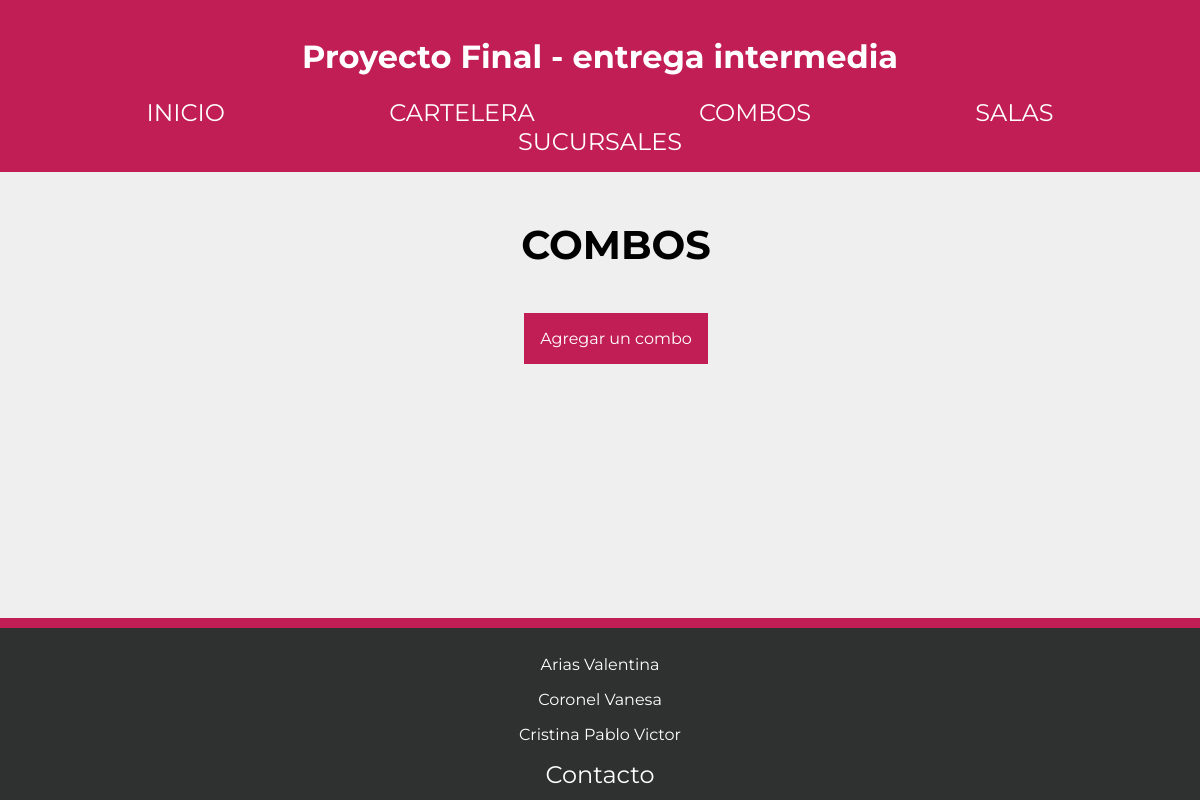
Page /combos on the earlier database version.
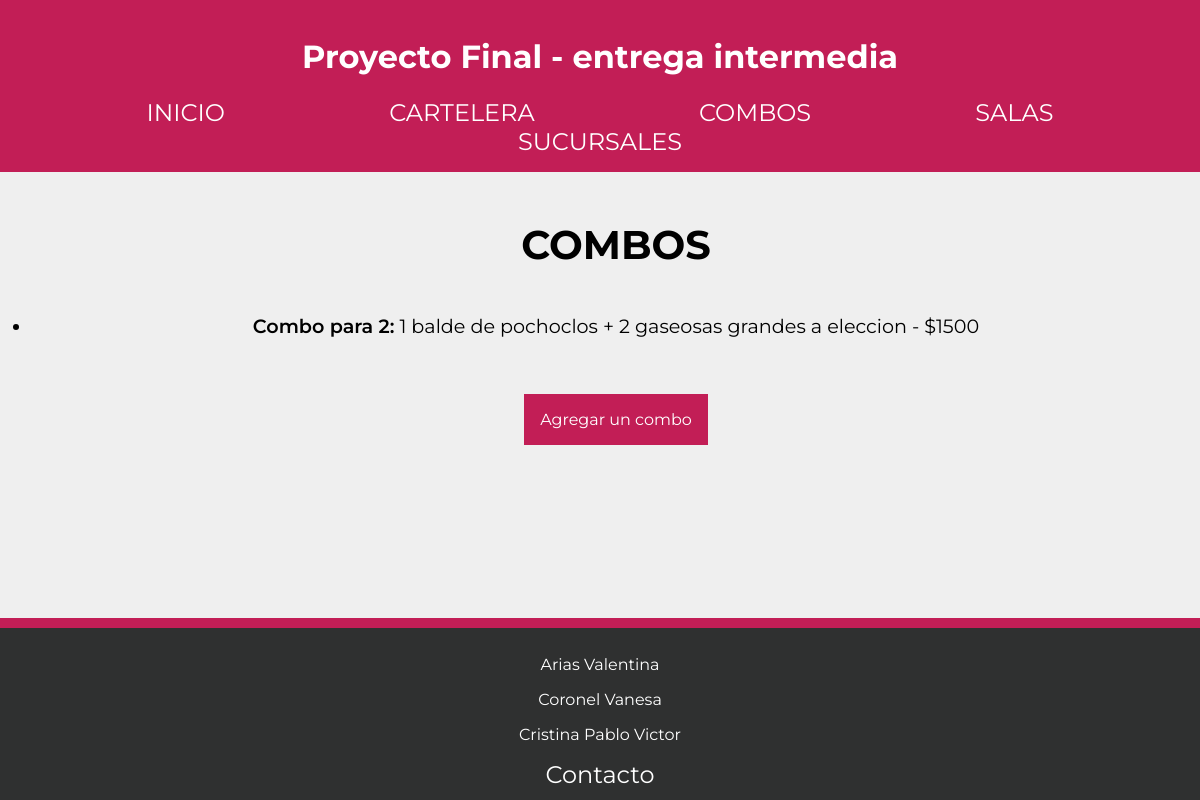
Same page on the later database version.
### AppProyectoFinal/models.py (models this page shows)
class Producto(models.Model):
    nombre = models.CharField(max_length=50)
    descripcion = models.CharField(max_length=200)
    precio = models.IntegerField()

### AppProyectoFinal/views.py (the view)
# urls.py: path('combos', mostrarCombos, name="combos"),
def mostrarCombos(request):
    lista = Producto.objects.all()
    return render(request, "combos.html", {"lista_combos": lista})

### AppProyectoFinal/templates/combos.html
{% extends 'padre.html' %}
{% load static %}
{% block contenidoQueCambia %}
    <h2 class="titulos">COMBOS</h2>
    <ul>
        {% for combo in lista_combos %}
            <li><span class="bold">{{combo.nombre}}:</span>  {{combo.descripcion}} - ${{combo.precio}}</li>
        {% endfor %}
    </ul>
    <a href="{% url 'agregar_combo' %}" class="linkAgregar">Agregar un combo</a>
{% endblock %}

### AppProyectoFinal/templates/padre.html (shortened to what this page needs)
<!DOCTYPE html>
<html lang="en">
<head>
    {% load static %}
    <link href="{% static 'css/padre.css' %}"  rel="stylesheet" >
</head>
<body>
    <header>
        <h1>Proyecto Final - entrega intermedia</h1>
        <a href="#">INICIO</a>
        <a href="{% url 'cartelera' %}">CARTELERA</a>
        <a href="{% url 'combos' %}">COMBOS</a>
        <a href="#">SALAS</a>
        <a href="#">SUCURSALES</a>
    </header>
    <article>
        {% block contenidoQueCambia %}
        {% endblock  %}
    </article>
    <footer>
        <section>
            <p>Arias Valentina</p>
            <p>Coronel Vanesa</p>
            <p>Cristina Pablo Victor</p>
        </section>
        <a href="https://plataforma.coderhouse.com/cursos/34630/python/companeros" target="_blank">Contacto</a>
    </footer>
</body>
</html>

### AppProyectoFinal/static/css/padre.css (style rules this page uses)
html { font-family: 'Montserrat', sans-serif; }
body { margin: 0px; background-color: #efefef; }
header { background-color: #C21E56; color: white; padding: 1rem 1rem; margin-bottom: 3rem; text-align: center; }
header a { font-size: 1.5rem; color: #fff; text-decoration: none; margin: 5rem; }
article { font-size: 1.2rem; margin-left: 2rem; text-align: center; }
article ul { padding-left: 0; line-height: 3rem; margin-bottom: 3.5rem; }
.bold { font-weight: 600; }
.titulos { font-size: 2.5rem; text-align: center; }
.linkAgregar { font-size: 1rem; padding: 1rem; background-color: #C21E56; color: #fff; text-decoration: none; text-align: center; }
footer { background-color: #2f3030; border-top: 10px #C21E56 solid; color: #fff; padding: 0.7rem 0rem; margin-top: 2rem; text-align: center; position: absolute; bottom: 0; width: 100%; }
footer a { font-size: 1.5rem; color: #fff; text-decoration: none; text-align: center; }
footer section { text-align: center; }

Differences in the rows shown:
added Producto: nombre "Combo para 2", descripcion "1 balde de pochoclos + 2 gaseosas grandes a eleccion", precio "1500"
